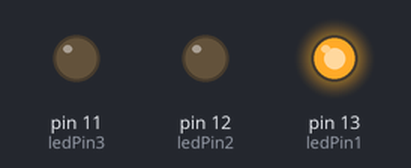
Recording of a sketch running on a simulated Arduino Uno, built with avr-gcc and run on an emulated ATmega328P. On the bench: output pins drawn as LEDs (lit = HIGH).

Above: at 0.2 s.
At 0.7 s:
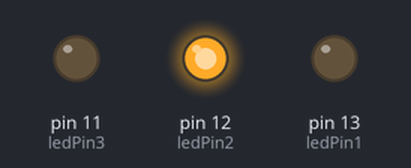
At 2.7 s:
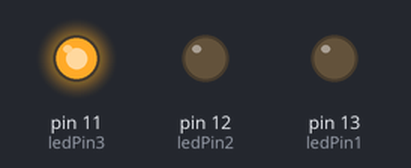
Timing chart, 0 to 3.5 s (numbered marks = the images above):
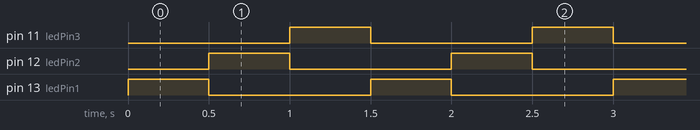

Measured:
- by itself, pin 11 (ledPin3), pin 12 (ledPin2), pin 13 (ledPin1): alternates HIGH for 0.50 s and LOW for 1.0 s
- by itself, everything shown: repeats every 1.5 s, in 4 steps

The sketch:

OutPutBlink.ino
```cpp
// Definimos los pines para los LEDs
int ledPin1 = 13;
int ledPin2 = 12;
int ledPin3 = 11;

void setup() {
  // Configuramos los pines como salida
  pinMode(ledPin1, OUTPUT);
  pinMode(ledPin2, OUTPUT);
  pinMode(ledPin3, OUTPUT);
}

void loop() {
  // Encendemos y apagamos los LEDs en secuencia
  digitalWrite(ledPin1, HIGH);
  delay(500); // Esperamos medio segundo
  digitalWrite(ledPin1, LOW);

  digitalWrite(ledPin2, HIGH);
  delay(500);
  digitalWrite(ledPin2, LOW);

  digitalWrite(ledPin3, HIGH);
  delay(500);
  digitalWrite(ledPin3, LOW);
}
```
